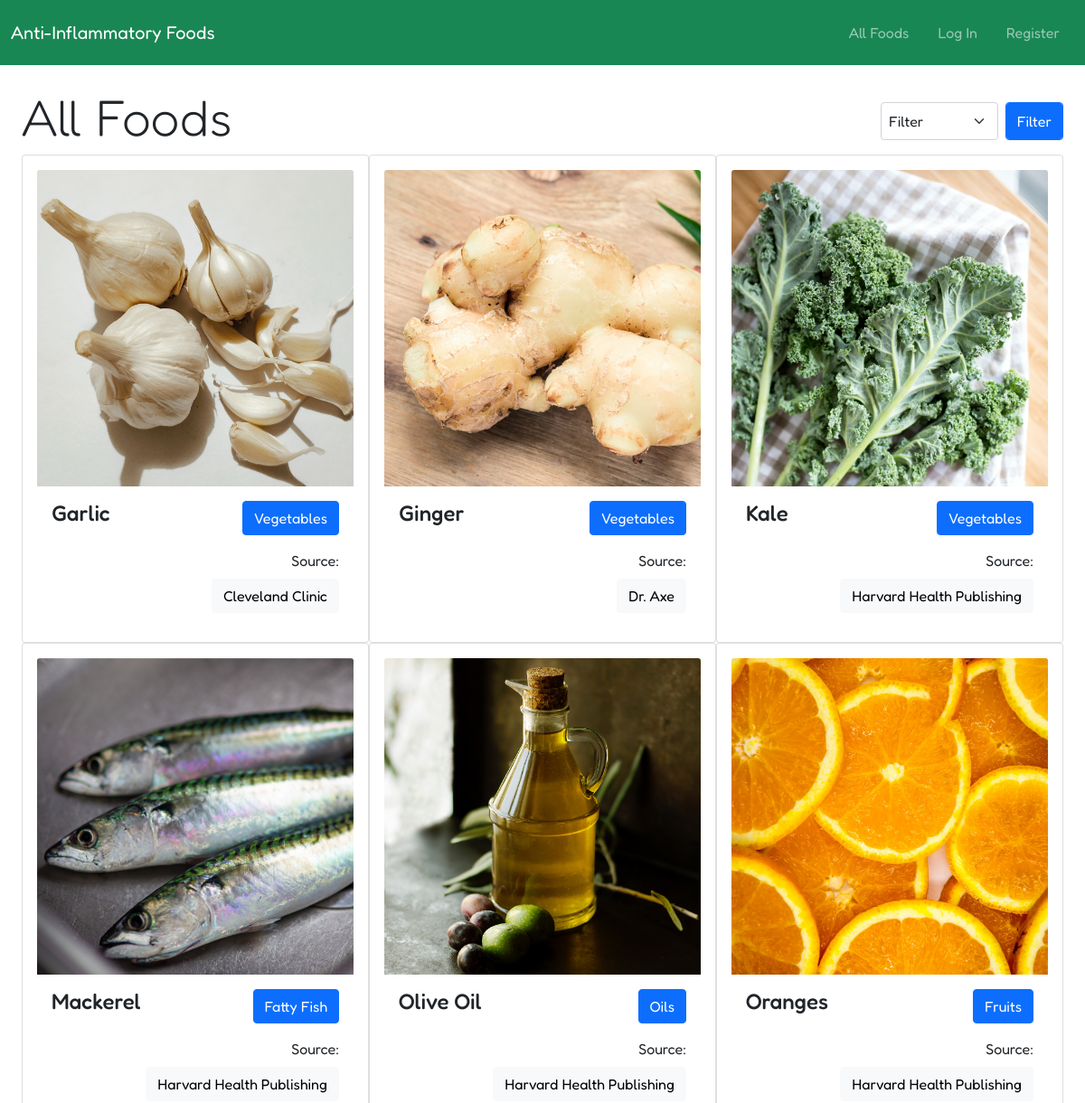
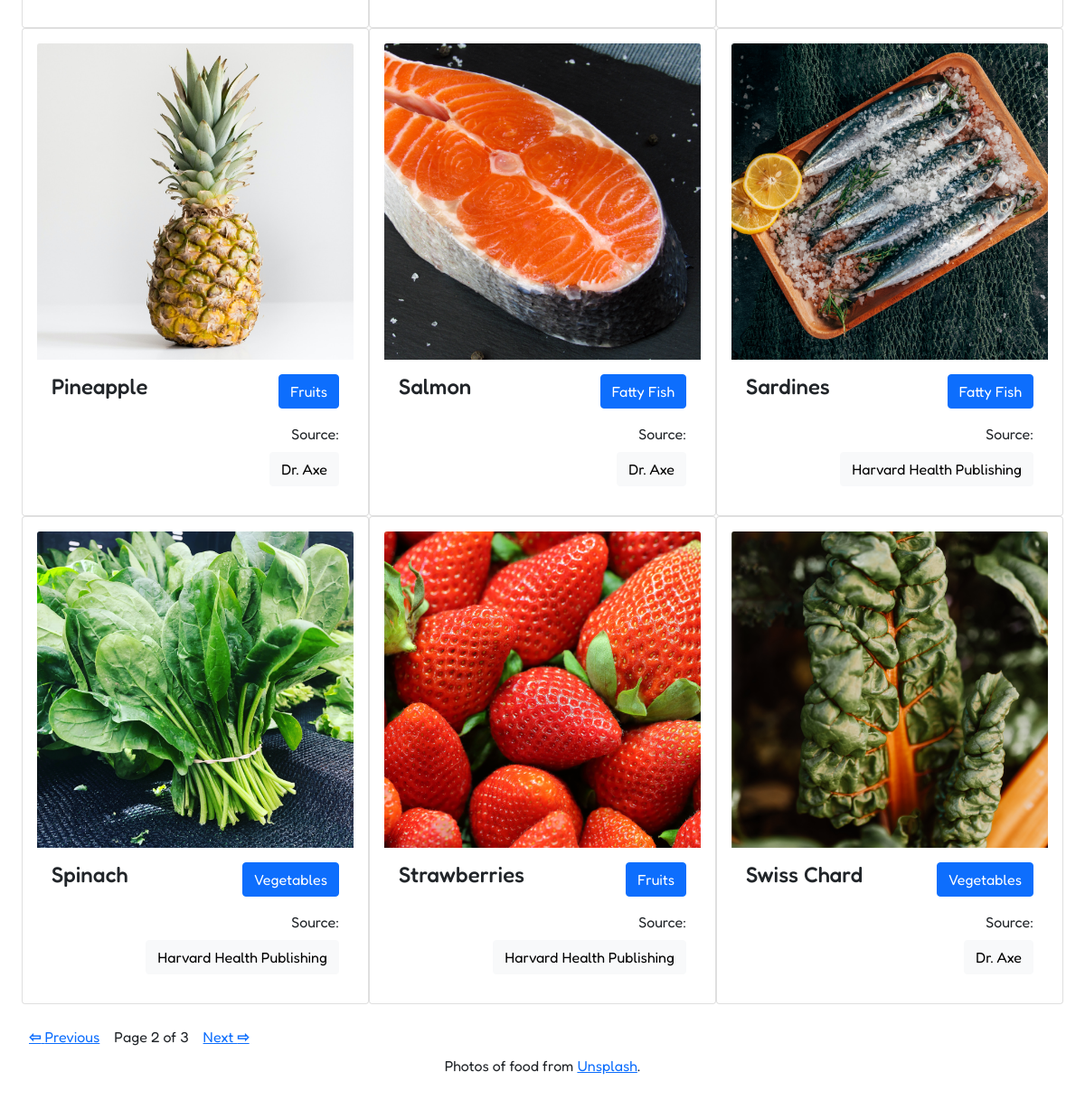
Screenshot of /?page=2 with the database file from the repository (2 pictures, top to bottom).
### list/models.py (models this page shows, shortened)
class Food(models.Model):
  id = models.AutoField(primary_key=True)
  name = models.CharField(max_length=100, unique=True)
  category = models.ManyToManyField('Category', related_name='foods')
  source = models.ManyToManyField('Source', related_name='foods')
  in_moderation = models.BooleanField(default=False)

class Category(models.Model):
  id = models.AutoField(primary_key=True)
  name = models.CharField(max_length=100, unique=True)

class Source(models.Model):
  id = models.AutoField(primary_key=True)
  name = models.CharField(max_length=100, unique=True)
  url = models.CharField(max_length=200, default="")

### list/views.py (the view, shortened to what this page needs)
# urls.py: path('', views.index, name='index'),
def index(request):
    if request.user.is_authenticated:
        active_user = User.objects.get(username=request.user)
        if List.objects.filter(user=active_user).count() == 0:
            foods = Food.objects.all().order_by("name")
        else:
            to_exclude = List.objects.get(user=active_user)
            foods = Food.objects.exclude(id__in=to_exclude.foods.all()).order_by("name")
    else:
        foods = Food.objects.all().order_by("name")
    categories = Category.objects.all()
    sources = Source.objects.all()
    category_name = ""
    paginator = Paginator(foods, 12)
    page_num = request.GET.get("page")
    page_obj = paginator.get_page(page_num)
    return render(request, "list/index.html", {
        "foods": page_obj,
        "foods_count": foods.count(),
        "categories": categories,
        "category": category_name,
        "sources": sources,
    })

### list/templates/list/index.html (shortened to what this page needs)
{% extends "list/layout.html" %}
{% load static %}
{% block body %}
  <div class="d-flex flex-column flex-sm-row align-items-center justify-content-between">
    {% if category %}
      <h1 class="display-4">{{ category }}</h1>
    {% else %}
      <h1 class="display-4">All Foods</h1>
    {% endif %}
    <form action="{% url 'index' %}" method="get" class="d-flex" style="width:210px;">
      <select name="filter" class="form-select p-2 m-2 form-control" aria-label="Filter by categoy">
        <option selected>Filter</option>
      </select>
      <input type="submit" value="Filter" class="btn btn-primary form-control mt-2 mb-2" style="width:80px;"/>
    </form>
  </div>
  <div class="d-flex flex-wrap">
    {% for food in foods %}
      <div class="card col-12 col-md-6 col-xl-4 col-xxl-3 p-3" data-food-id="{{ food.id }}">
        <img src="{% static 'images/' %}{{ food.id }}.png" alt="{{ food.name }}" class="card-img-top">
        <div class="card-body">
          <div class="d-flex justify-content-between">
            <h4 class="card-title">{{ food.name }}</h4>
            <a class="btn btn-primary" href="/?filter={{ food.category.first.id }}">{{ food.category.first.name }}</a>
          </div>
          <div class="mt-3">
            <div class="float-end d-flex justify-content-end flex-column">
              <span class="card-text text-end ml-2">
                {% if food.source.all.count > 1 %}
                  Sources:
                {% else %}
                  Source:
                {% endif %}
              </span>
              {% for source in food.source.all.values %}
                <div class="mt-2 d-flex justify-content-end">
                  <a href="{{ source.url }}" class="btn btn-light" target="_blank">{{ source.name }}</a>
                </div>
              {% endfor %}
            </div>
          </div>
        </div>
      </div>
    {% endfor %}
  </div>
  <div class="pagination mt-3">
    {% if foods.has_previous %}
        <a id="prev" href="?page={{ foods.previous_page_number }}" class="m-2"><span style="font-weight:700;">&#8678;</span> Previous</a>
    {% endif %}
    {% if foods_count > 12 %}
    <span class="m-2">
        Page {{ foods.number }} of {{ foods.paginator.num_pages }}
    </span>
    {% endif %}
    {% if foods.has_next %}
        <a id="next" href="?page={{ foods.next_page_number }}" class="m-2">Next <span style="font-weight:700;">&#8680;</span></a>
    {% endif %}
  </div>
  <div class="text-center">
    <p>Photos of food from <a href="https://unsplash.com/" target="_blank">Unsplash</a>.</p>
  </div>
{% endblock %}

### list/templates/list/layout.html (style rules this page uses)
body { font-family: 'Fredoka', sans-serif; }

### rows the page displays
Food: shows a picture, name "Garlic", category.first.name "Vegetables", shows "Source:"
Source: name "Cleveland Clinic"
Food: shows a picture, name "Ginger", category.first.name "Vegetables", shows "Source:"
Source: name "Dr. Axe"
Food: shows a picture, name "Kale", category.first.name "Vegetables", shows "Source:"
Source: name "Harvard Health Publishing"
Food: shows a picture, name "Mackerel", category.first.name "Fatty Fish", shows "Source:"
Food: shows a picture, name "Olive Oil", category.first.name "Oils", shows "Source:"
Food: shows a picture, name "Oranges", category.first.name "Fruits", shows "Source:"
Food: shows a picture, name "Pineapple", category.first.name "Fruits", shows "Source:"
Food: shows a picture, name "Salmon", category.first.name "Fatty Fish", shows "Source:"
Food: shows a picture, name "Sardines", category.first.name "Fatty Fish", shows "Source:"
Food: shows a picture, name "Spinach", category.first.name "Vegetables", shows "Source:"
Food: shows a picture, name "Strawberries", category.first.name "Fruits", shows "Source:"
Food: shows a picture, name "Swiss Chard", category.first.name "Vegetables", shows "Source:"

### other values shown
{{ foods.number }} "2"
{{ foods.paginator.num_pages }} "3"
